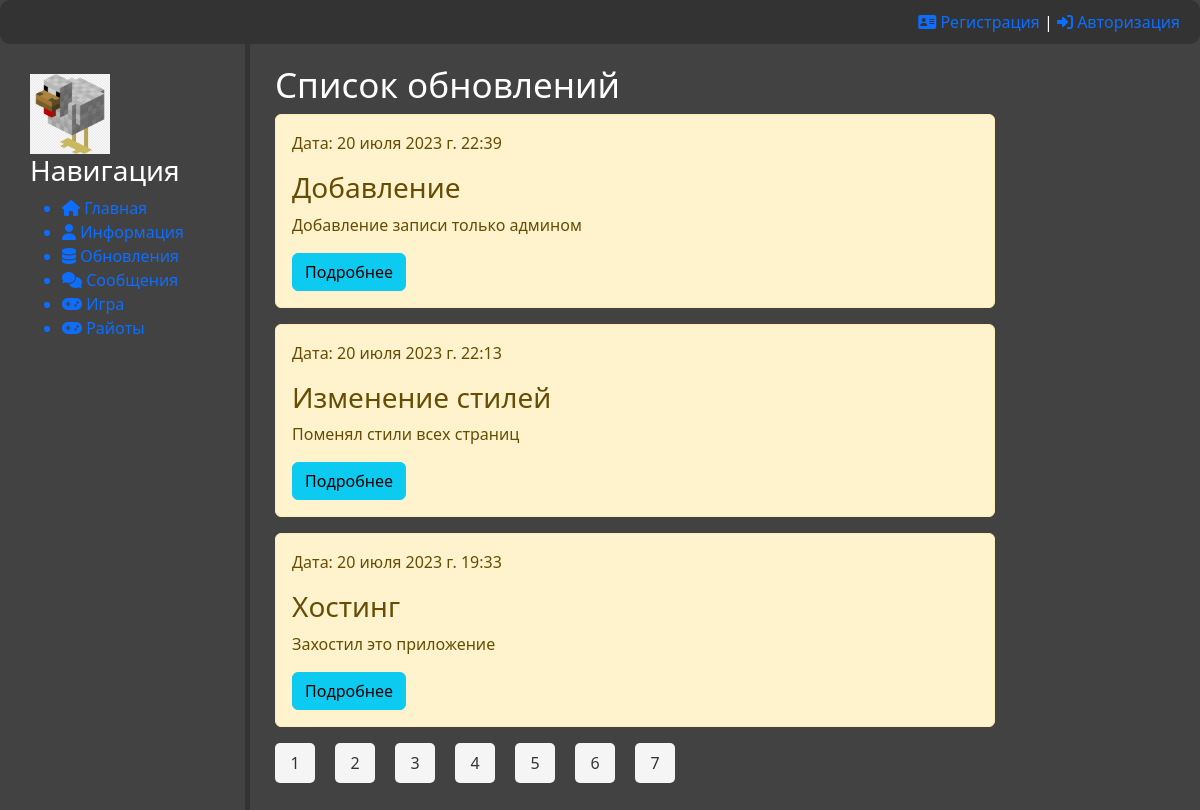
The page /database/ on the database as committed earlier.
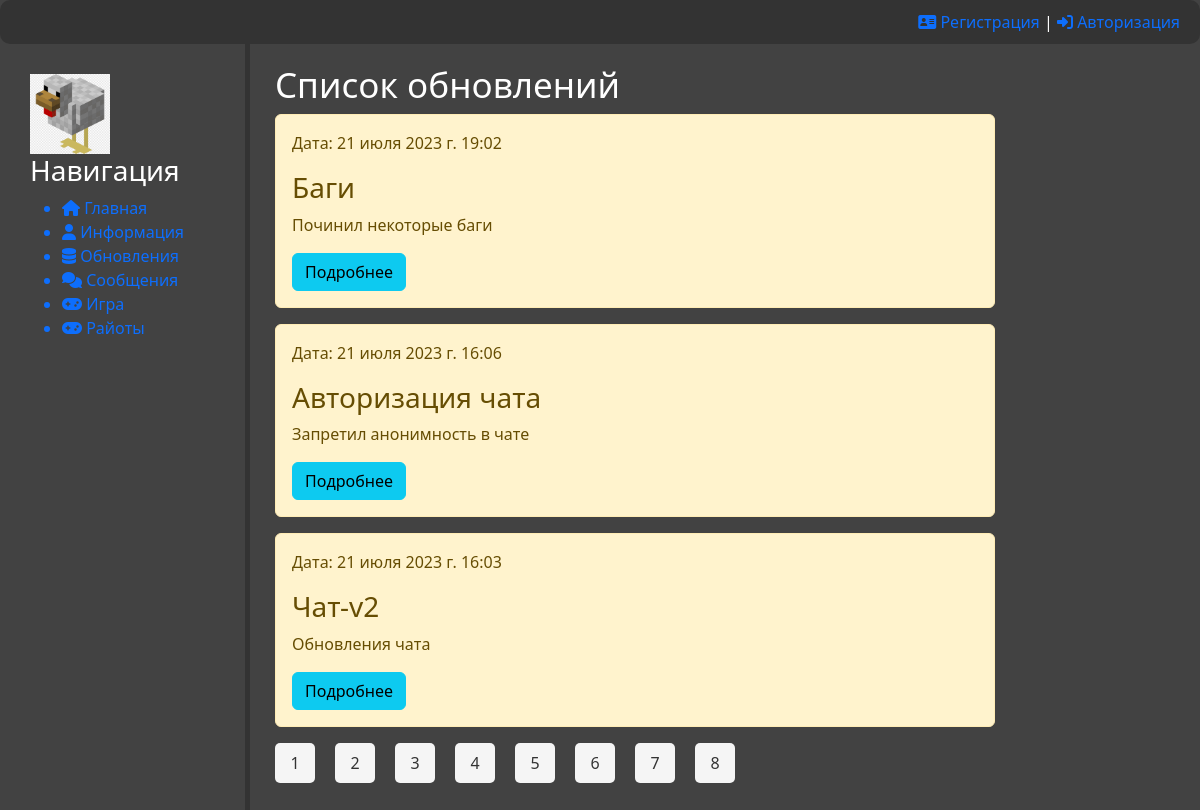
The same page on the database as committed later.
### database/models.py (models this page shows, shortened)
class Notes(models.Model):
    objects = None
    title = models.CharField('Название', max_length=50)
    anons = models.CharField('Анонс', max_length=250)
    full_text = models.TextField('Заметка')
    date = models.DateTimeField('Дата', auto_now_add=True)
    category = models.ForeignKey('Category', on_delete=models.PROTECT, null=True)
    def get_absolute_url(self):
        return reverse('note', kwargs={'note_id': self.pk})
    class Meta:
        verbose_name = 'Заметка'
        verbose_name_plural = 'Заметки'

### database/views.py (the view)
# urls.py: path('', views.UpdateHome.as_view(), name='data_base_home'),
class UpdateHome(ListView): #LoginRequiredMixin
    paginate_by = 3
    model = Notes
    template_name = 'database/home.html'
    context_object_name = 'notes'
    login_url = reverse_lazy('not_auth')
    ordering = ['-date']
    def get_context_data(self, *, object_list=None, **kwargs):
        context = super().get_context_data(**kwargs)
        context['title'] = 'Список обновлений'
        return context

### database/templates/database/home.html (shortened to what this page needs)
{% extends 'main/layout.html' %}
{% block content %}
    <div class="features">
        <h1> {{ title }} </h1>
        {% if object_list %}
            {% for elem in notes %}
                <div class="alert alert-warning">
                    <p style="margin-right: auto;"> Дата: {{elem.date}}</p>
                    <h3> {{ elem.title }} </h3>
                    <p> {{ elem.anons }} </p>
                    <a href="{{ elem.get_absolute_url }}"><button class="btn btn-info"> Подробнее </button></a>
                </div>
            {% endfor %}
        {% else %}
            <p> Обновлений нет! </p>
        {% endif %}
        <nav class="list-pages">
            <ul>
                {% for page in paginator.page_range %}
                    <li class="page-num">
                        <a href="?page={{ page }}"> {{ page }}</a>
                    </li>
                {% endfor %}
            </ul>
        </nav>
    </div>
{% endblock %}

Rows that differ between the two databases and show on the page:
no longer on this page (row unchanged): Notes: date "20 июля 2023 г. 22:39", title "Добавление", anons "Добавление записи только админом"
no longer on this page (row unchanged): Notes: date "20 июля 2023 г. 22:13", title "Изменение стилей", anons "Поменял стили всех страниц"
no longer on this page (row unchanged): Notes: date "20 июля 2023 г. 19:33", title "Хостинг", anons "Захостил это приложение"
added Notes: date "21 июля 2023 г. 19:02", title "Баги", anons "Починил некоторые баги"
added Notes: date "21 июля 2023 г. 16:06", title "Авторизация чата", anons "Запретил анонимность в чате"
added Notes: date "21 июля 2023 г. 16:03", title "Чат-v2", anons "Обновления чата"
Other text that changed with them:
new list line: "8"
